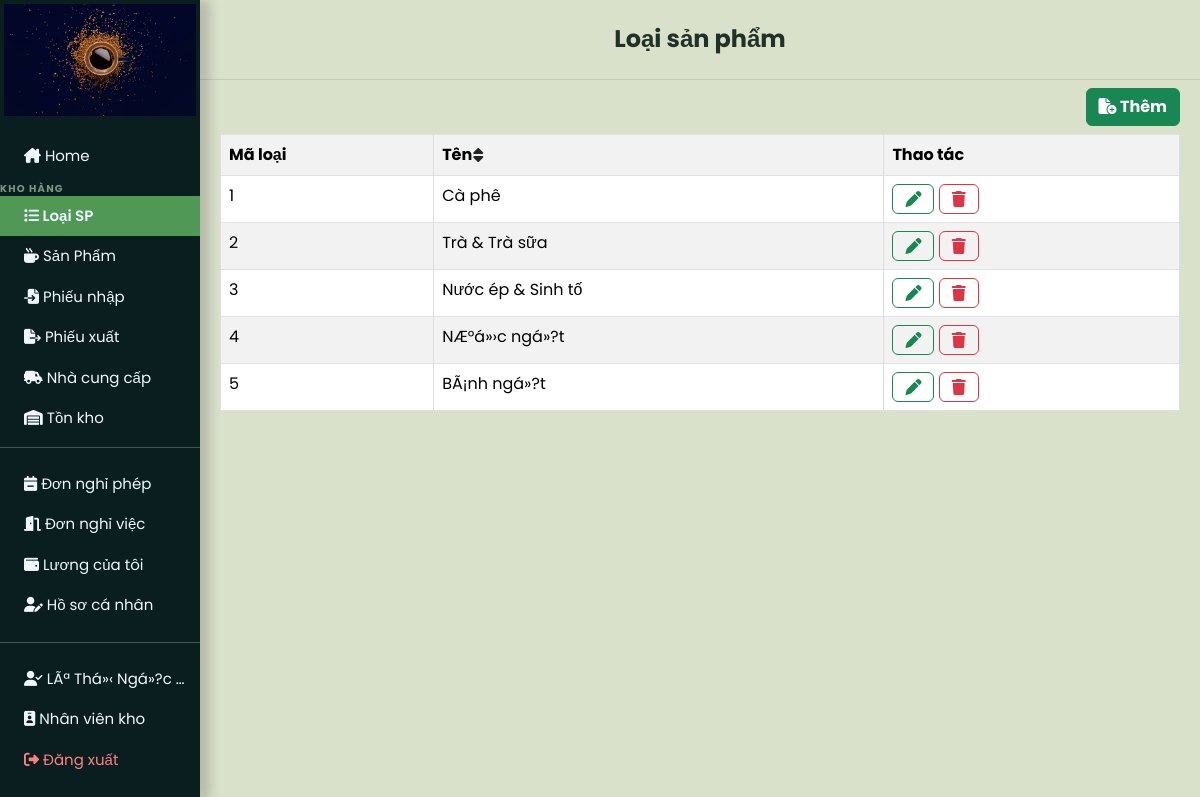
/user_page.php?loai (signed in), run on the app's committed database.
### tables this page shows
CREATE TABLE `accounts` (
  `account_id` int(11) NOT NULL,
  `full_name` varchar(150) NOT NULL,
  `email` varchar(150) NOT NULL,
  `password` varchar(255) NOT NULL,
  `role_id` int(11) NOT NULL DEFAULT 3,
  `position_id` int(11) DEFAULT NULL,
  `phone` varchar(20) DEFAULT NULL,
  `address` text DEFAULT NULL,
  `birth_date` date DEFAULT NULL,
  `gender` enum('nam','ná»¯','khÃ¡c') DEFAULT NULL,
  `hr_status` enum('active','resigned','on_leave') NOT NULL DEFAULT 'active',
  `system_status` enum('active','locked','disabled','pending') NOT NULL DEFAULT 'pending',
  `hire_date` date DEFAULT NULL,
  `created_at` timestamp NULL DEFAULT current_timestamp(),
  `updated_at` timestamp NULL DEFAULT current_timestamp() ON UPDATE current_timestamp()
);

CREATE TABLE `category` (
  `category_id` int(11) NOT NULL,
  `category_name` varchar(100) NOT NULL,
  `created_at` timestamp NULL DEFAULT current_timestamp()
);

### src/models/authorization.php (called while the page is built, shortened)
<?php
function getRolePermissions(): array
{
    return [
        AppRole::ADMIN => [
            AppPermission::VIEW_DASHBOARD,
            AppPermission::MANAGE_CATALOG,
            AppPermission::VIEW_REPORTS,
            AppPermission::MANAGE_STAFF,
            AppPermission::MANAGE_ACCOUNTS,
        ],
        AppRole::MANAGER => [
            AppPermission::VIEW_DASHBOARD,
            AppPermission::MANAGE_CATALOG,
            AppPermission::MANAGE_WAREHOUSE,
            AppPermission::PROCESS_ORDERS,
            AppPermission::MANAGE_CUSTOMERS,
            AppPermission::VIEW_REPORTS,
            AppPermission::MANAGE_STAFF,
            AppPermission::MANAGE_ACCOUNTS,
        ],
        AppRole::SALES => [
            AppPermission::VIEW_DASHBOARD,
            AppPermission::PROCESS_ORDERS,
            AppPermission::MANAGE_CUSTOMERS,
        ],
        AppRole::WAREHOUSE => [
            AppPermission::VIEW_DASHBOARD,
            AppPermission::MANAGE_CATALOG,
            AppPermission::MANAGE_WAREHOUSE,
        ],
    ];
}
function roleLabel(string $roleName): string
{
    $labels = [
        AppRole::ADMIN     => 'Quản trị viên',
        AppRole::MANAGER   => 'Quản lý nhân sự',
        AppRole::SALES     => 'Nhân viên bán hàng',
        AppRole::WAREHOUSE => 'Nhân viên kho',
    ];
    return $labels[$roleName] ?? 'Không xác định';
}
function currentRole(): string
{
    return $_SESSION['role_name'] ?? '';
}
function currentUserId(): int
{
    return (int) ($_SESSION['account_id'] ?? 0);
}
function can(string $permission): bool
{
    $role = currentRole();
    $permissions = getRolePermissions();
    return in_array($permission, $permissions[$role], true);
}

### src/views/loai.php (the view, shortened to what this page needs)
<?php
$sql = "SELECT * FROM  category";
$ds_loai = mysqli_query($conn, $sql);
$ds_loai = mysqli_fetch_all($ds_loai);
?>
<div class="dash_board px-2">
    <div class="container-fluid">
        <?php if (can(AppPermission::MANAGE_CATALOG)) : ?>
            <div class="text-end">
                <a href="user_page.php?loai=them" class="my-2 btn btn-success fw-bolder"><i class="fa-solid fa-file-circle-plus"></i> Thêm</a>
            </div>
        <?php endif; ?>
        <table id="myTable" class="table container-fluid text-center table-hover table-striped table-bordered">
            <tr>
                <th >Mã loại</th>
                <th onclick="sortTable(1)">Tên<i href="" class=" fw-bolder"><i class="p-0 btn fa-solid fa-sort"></i></i></th>
                <?php
                if (can(AppPermission::MANAGE_CATALOG))
                    echo "<th>Thao tác</th>";
                ?>
            </tr>
            <?php foreach ($ds_loai as $lo) : ?>
                <tr>
                    <td><?= $lo[0] ?></td>
                    <td><?= $lo[1] ?></td>
                    <?php
                    if (can(AppPermission::MANAGE_CATALOG))
                        echo '<td><a href="user_page.php?loai=sua&id=' . $lo[0] . '"><i class="btn btn-outline-success fa-solid fa-pen"></i> </a>
                        <a href="user_page.php?loai=xoa&id=' . $lo[0] . '"><i class="btn btn-outline-danger fa-solid fa-trash"></i></a></td>';
                    ?>
                </tr>
            <?php endforeach; ?>
        </table>
    </div>
</div>
</div>
</div>

### src/views/layouts/user_layout_start.php (shortened to what this page needs)
<!DOCTYPE html>
<html lang="en">
<head>
    <link href="https://cdn.jsdelivr.net/npm/bootstrap@5.3.3/dist/css/bootstrap.min.css" rel="stylesheet" />
    <link rel="stylesheet" href="https://cdnjs.cloudflare.com/ajax/libs/font-awesome/6.5.1/css/all.min.css" />
    <link rel="stylesheet" href="css/style.css" />
</head>
<?php
$roleName = currentRole();
$isWarehouseRole = $roleName === AppRole::WAREHOUSE;
$isManagerRole = $roleName === AppRole::MANAGER;
$isAdminRole = $roleName === AppRole::ADMIN;
?>
<?php
$currentTitle = 'COFFEE SHOP';
if (isset($_GET['home'])) {
    $currentTitle = 'COFFEE SHOP';
} elseif (isset($_GET['dashboard'])) {
    $currentTitle = 'COFFEE SHOP';
} elseif (isset($_GET['sanpham'])) {
    $currentTitle = 'Sản phẩm';
} elseif (isset($_GET['phieunhap'])) {
    $currentTitle = 'Phiếu nhập kho';
} elseif (isset($_GET['phieuxuat'])) {
    $currentTitle = 'Phiếu xuất kho';
} elseif (isset($_GET['kho_thongke'])) {
    $currentTitle = 'Thống kê tồn kho';
} elseif (isset($_GET['baocao_kho'])) {
    $currentTitle = 'Báo cáo kho';
} elseif (isset($_GET['baocao_kinhdoanh'])) {
    $currentTitle = 'Báo cáo kinh doanh';
} elseif (isset($_GET['baocao_nhansu'])) {
    $currentTitle = 'Báo cáo nhân sự';
} elseif (isset($_GET['nhacungcap'])) {
    $currentTitle = 'Quản lý nhà cung cấp';
} elseif (isset($_GET['loai'])) {
    $currentTitle = 'Loại sản phẩm';
} elseif (isset($_GET['donhang'])) {
    $currentTitle = 'Đơn hàng';
} elseif (isset($_GET['khachhang'])) {
    $currentTitle = 'Khách hàng';
} elseif (isset($_GET['nhansu'])) {
    $currentTitle = 'Nhân sự';
} elseif (isset($_GET['chucvu'])) {
    $currentTitle = 'Quản lý chức vụ';
} elseif (isset($_GET['bangluong'])) {
    $currentTitle = 'Bảng lương';
} elseif (isset($_GET['luong_ca_nhan'])) {
    $currentTitle = 'Lương của tôi';
} elseif (isset($_GET['donnghi'])) {
    $currentTitle = 'Đơn nghỉ phép';
} elseif (isset($_GET['donnghiviec'])) {
    $currentTitle = 'Đơn nghỉ việc';
} elseif (isset($_GET['profile'])) {
    $currentTitle = 'Hồ sơ cá nhân';
} elseif (isset($_GET['thongke'])) {
    $currentTitle = 'Thống kê';
}
?>
<body class="app-shell">
    <div class="nav-side p-0">
        <div class="logo p-1 justify-content-center text-center">
            <a href="user_page.php?home"> <img src="img/logo.jpg" alt="Logo"></a>
        </div>
        <div class="navs pt-3">
            <?php if (!$isManagerRole) : ?>
            <div class="container-fluid">
                <a class="text-truncate <?= isset($_GET['home'])||isset($_GET['dashboard']) ? 'active' : '' ?>"
                   href="user_page.php?home"><i class="fa-solid fa-house-chimney"></i> Home</a>
            </div>
            <?php endif; ?>
            <?php if ($isWarehouseRole || $isAdminRole) : ?>
                <div class="nav-section-label">KHO HÀNG</div>
                <div class="container-fluid">
                    <a class="text-truncate <?= isset($_GET['loai']) ? 'active' : '' ?>"
                       href="user_page.php?loai"><i class="fa-solid fa-list"></i> Loại SP</a>
                </div>
                <div class="container-fluid">
                    <a class="text-truncate <?= isset($_GET['sanpham']) ? 'active' : '' ?>"
                       href="user_page.php?sanpham"><i class="fa-solid fa-mug-hot"></i> Sản Phẩm</a>
                </div>
                <div class="container-fluid">
                    <a class="text-truncate <?= isset($_GET['phieunhap']) ? 'active' : '' ?>"
                       href="user_page.php?phieunhap"><i class="fa-solid fa-file-import"></i> Phiếu nhập</a>
                </div>
                <div class="container-fluid">
                    <a class="text-truncate <?= isset($_GET['phieuxuat']) ? 'active' : '' ?>"
                       href="user_page.php?phieuxuat"><i class="fa-solid fa-file-export"></i> Phiếu xuất</a>
                </div>
                <div class="container-fluid">
                    <a class="text-truncate <?= isset($_GET['nhacungcap']) ? 'active' : '' ?>"
                       href="user_page.php?nhacungcap"><i class="fa-solid fa-truck-field"></i> Nhà cung cấp</a>
                </div>
                <div class="container-fluid">
                    <a class="text-truncate <?= isset($_GET['kho_thongke']) ? 'active' : '' ?>"
                       href="user_page.php?kho_thongke"><i class="fa-solid fa-warehouse"></i> Tồn kho</a>
                </div>
            <?php endif; ?>
        </div>
        <?php if (!$isManagerRole && !$isAdminRole) : ?>
        <hr class="mt-2">
        <div class="navs text-center p-0">
            <div class="container-fluid">
                <a class="text-truncate <?= isset($_GET['donnghi']) ? 'active' : '' ?>"
                   href="user_page.php?donnghi"><i class="fa-solid fa-calendar-minus"></i> Đơn nghỉ phép</a>
            </div>
            <div class="container-fluid">
                <a class="text-truncate <?= isset($_GET['donnghiviec']) ? 'active' : '' ?>"
                   href="user_page.php?donnghiviec"><i class="fa-solid fa-door-open"></i> Đơn nghỉ việc</a>
            </div>
            <div class="container-fluid">
                <a class="text-truncate <?= isset($_GET['luong_ca_nhan']) ? 'active' : '' ?>"
                   href="user_page.php?luong_ca_nhan"><i class="fa-solid fa-wallet"></i> Lương của tôi</a>
            </div>
            <div class="container-fluid">
                <a class="text-truncate <?= isset($_GET['profile']) ? 'active' : '' ?>"
                   href="user_page.php?profile"><i class="fa-solid fa-user-pen"></i> Hồ sơ cá nhân</a>
            </div>
        </div>
        <?php endif; ?>
        <div class="navs text-center p-0">
            <hr class="mt-3">
            <div class="container-fluid">
                <a class="text-truncate"><i class="fa-solid fa-user-check"></i> <?= $user_name ?? '' ?></a>
            </div>
            <div class="container-fluid">
                <a class="text-truncate"><i class="fa-solid fa-id-badge"></i> <?= roleLabel(currentRole()) ?></a>
            </div>
            <div class="    container-fluid logout-btn">
                <a class="text-truncate" href="logout.php"><i class="fa-solid fa-right-from-bracket"></i> Đăng xuất</a>
            </div>
        </div>
    </div>
    <div class="app-right">
        <?php if (!isset($_GET['home']) && !isset($_GET['dashboard'])): ?>
        <div class="app-topbar px-3">
            <h4 class="mb-0 fw-bold"><?= htmlspecialchars($currentTitle) ?></h4>
        </div>
        <?php endif; ?>
        <div class="main p-0 <?= (isset($_GET['home']) || isset($_GET['dashboard'])) ? 'h-100' : '' ?>">

### css/style.css (style rules this page uses)
html, body { height: 100%; margin: 0; padding: 0; background-color: #d9e1cb; overflow: hidden; }
.app-shell { height: 100vh; width: 100%; position: relative; margin: 0; }
a { text-decoration: none; }
.nav-side { color: aliceblue; background-color: #0a1e1f; box-shadow: 10px 0px 10px 0px rgba(45, 33, 33, 0.2); width: 220px; min-width: 220px; height: 100vh; max-height: 100vh; overflow-y: auto; overflow-x: hidden; position: fixed; left: 0; top: 0; z-index: 40; scrollbar-width: thin; scrollbar-color: rgba(100,180,100,0.3) transparent; }
.app-right { margin-left: 220px; width: calc(100% - 220px); height: 100vh; display: flex; flex-direction: column; min-width: 0; }
.app-topbar { height: 80px; min-height: 80px; background: #d9e1cb; border-bottom: 1px solid #c4ccb7; display: flex; align-items: center; justify-content: center; text-align: center; padding: 0 !important; position: sticky; top: 0; z-index: 30; }
.app-topbar h4 { color: #223127; font-weight: 400; width: 100%; margin: 0; }
.main { flex: 1 1 auto; height: calc(100vh - 80px); overflow-y: auto; overflow-x: hidden; }
@media (max-width: 1200px) { .nav-side { width: 200px; min-width: 200px; } }
@media (max-width: 1200px) { .app-right { margin-left: 200px; width: calc(100% - 200px); } }
.logo { background-color: #0a1e1f; height: 120px; display: flex; overflow: hidden; }
.logo a { width: 100%; height: 100%; }
.logo img { width: 100%; height: 100%; object-fit: cover; transition: transform 0.3s ease; }
.navs a { display: block; text-align: left; color: aliceblue; transition: background-color 0.3s ease-in-out; padding: 9px 10px 9px 24px; font-size: 15px; }
.navs div { padding: 0px; }
.nav-section-label { color: rgba(200, 230, 200, 0.6); font-size: 10px; font-weight: 700; letter-spacing: 1.2px; text-transform: uppercase; padding: 8px 16px 2px; margin-top: 4px; }
.navs a.active { background-color: rgb(80, 152, 86); font-weight: 600; }
.logout-btn a { color: #ff8080 !important; }
table { width: 100%; border-collapse: collapse; }
tr:nth-child(even) { background-color: #f2f2f2; }
th { background-color: #4caf50; color: white; }
td, th { border: 1px solid #ddd; padding: 8px; text-align: left; }
.content-table-scroll table thead th, .content-table-scroll table tr:first-child th { position: sticky; top: 0; z-index: 2; }
* { font-family: "Poppins", sans-serif; margin: 0; padding: 0; box-sizing: border-box; outline: none; border: none; text-decoration: none; }

### data on the page
accounts: full_name "LÃª Thá»‹ Ngá»?c…"
category: category_id "1", category_name "Cà phê"
category: category_id "2", category_name "Trà & Trà sữa"
category: category_id "3", category_name "Nước ép & Sinh tố"
category: category_id "4", category_name "NÆ°á»›c ngá»?t"
category: category_id "5", category_name "BÃ¡nh ngá»?t"

### other printed values
roleLabel(currentRole()) "Nhân viên kho"
$currentTitle "Loại sản phẩm"
